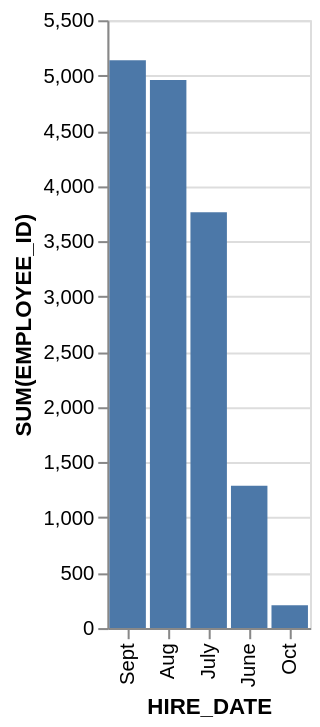

Describe this chart as a Vega-Lite specification.
### Vega-Lite specification from a JSON file in a GitHub repository (floating-point values rounded to 4 significant figures)
{"data": {"values": [{"x_data": "Sept", "y_data": 5138}, {"x_data": "Aug", "y_data": 4960}, {"x_data": "July", "y_data": 3763}, {"x_data": "June", "y_data": 1288}, {"x_data": "Oct", "y_data": 206}]}, "mark": "bar", "encoding": {"x": {"field": "x_data", "type": "nominal", "title": "HIRE_DATE", "sort": {"op": "sum", "field": "y_data", "order": "descending"}}, "y": {"field": "y_data", "type": "quantitative", "title": "SUM(EMPLOYEE_ID)"}}}
